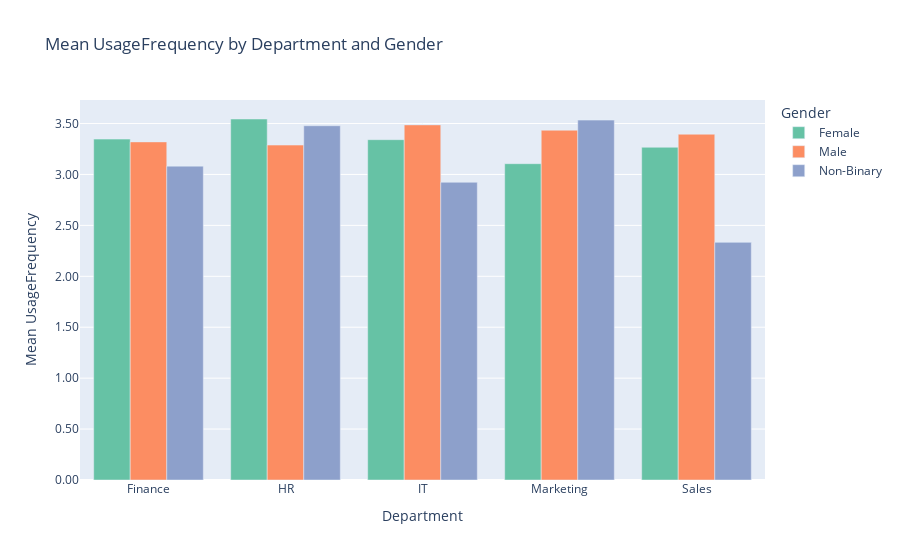

Notebook cell for this chart:
### Code cell
# Barplot: Mean UsageFrequency by Department and Gender
import plotly.express as px
dept_gender_df = merged.groupby(['Department', 'Gender'])['UsageFrequency'].mean().reset_index()
fig = px.bar(
    dept_gender_df,
    x='Department',
    y='UsageFrequency',
    color='Gender',
    barmode='group',
    title='Mean UsageFrequency by Department and Gender',
    color_discrete_sequence=px.colors.qualitative.Set2,
    hover_data=['Gender']
 )
fig.update_layout(
    yaxis=dict(title='Mean UsageFrequency', tickformat='.2f'),
    xaxis=dict(title='Department'),
    legend_title_text='Gender'
 )
fig.show()

### Figure 1 — Plotly figure (JSON) as saved in the notebook; plotly's stock layout.template omitted (floating-point values rounded to 4 significant figures)
{"data": [{"alignmentgroup": "True", "customdata": [["Female"], ["Female"], ["Female"], ["Female"], ["Female"]], "hovertemplate": "Gender=%{customdata[0]}<br>Department=%{x}<br>UsageFrequency=%{y}<extra></extra>", "legendgroup": "Female", "marker": {"color": "rgb(102,194,165)", "pattern": {"shape": ""}}, "name": "Female", "offsetgroup": "Female", "orientation": "v", "showlegend": true, "textposition": "auto", "type": "bar", "x": ["Finance", "HR", "IT", "Marketing", "Sales"], "xaxis": "x", "y": [3.347, 3.544, 3.341, 3.106, 3.267], "yaxis": "y"}, {"alignmentgroup": "True", "customdata": [["Male"], ["Male"], ["Male"], ["Male"], ["Male"]], "hovertemplate": "Gender=%{customdata[0]}<br>Department=%{x}<br>UsageFrequency=%{y}<extra></extra>", "legendgroup": "Male", "marker": {"color": "rgb(252,141,98)", "pattern": {"shape": ""}}, "name": "Male", "offsetgroup": "Male", "orientation": "v", "showlegend": true, "textposition": "auto", "type": "bar", "x": ["Finance", "HR", "IT", "Marketing", "Sales"], "xaxis": "x", "y": [3.32, 3.288, 3.486, 3.434, 3.395], "yaxis": "y"}, {"alignmentgroup": "True", "customdata": [["Non-Binary"], ["Non-Binary"], ["Non-Binary"], ["Non-Binary"], ["Non-Binary"]], "hovertemplate": "Gender=%{customdata[0]}<br>Department=%{x}<br>UsageFrequency=%{y}<extra></extra>", "legendgroup": "Non-Binary", "marker": {"color": "rgb(141,160,203)", "pattern": {"shape": ""}}, "name": "Non-Binary", "offsetgroup": "Non-Binary", "orientation": "v", "showlegend": true, "textposition": "auto", "type": "bar", "x": ["Finance", "HR", "IT", "Marketing", "Sales"], "xaxis": "x", "y": [3.082, 3.478, 2.923, 3.533, 2.333], "yaxis": "y"}], "layout": {"barmode": "group", "legend": {"title": {"text": "Gender"}, "tracegroupgap": 0}, "title": {"text": "Mean UsageFrequency by Department and Gender"}, "xaxis": {"anchor": "y", "domain": [0, 1], "title": {"text": "Department"}}, "yaxis": {"anchor": "x", "domain": [0, 1], "tickformat": ".2f", "title": {"text": "Mean UsageFrequency"}}}}
